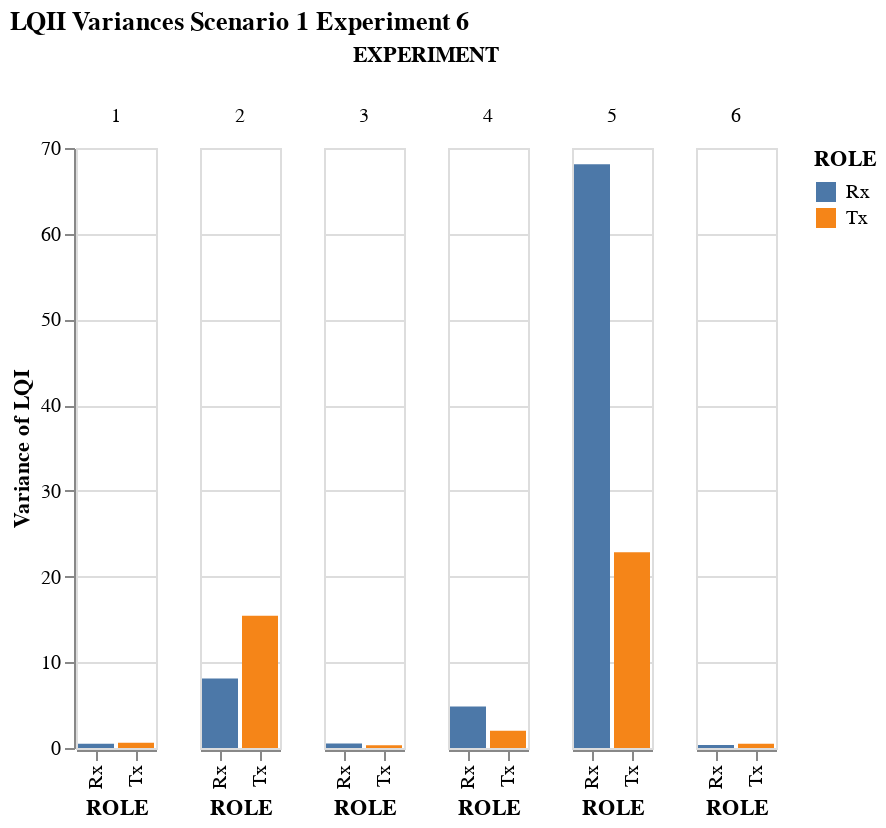

Here is the notebook cell this chart was saved with:
### Code cell
alt.Chart(LQI_df, title=f"LQII Variances Scenario 1 Experiment {experiment}").mark_bar().encode(
    x="ROLE:N",
    y="variance(LQI)",
    color="ROLE:N",
    column="EXPERIMENT:N"
)

### Figure 1 — Vega-Lite specification as saved in the notebook (floating-point values rounded to 4 significant figures; data arrays with more than 128 entries replaced by an {"elided": "..."} marker saying what was removed)
{"config": {"view": {"continuousWidth": 400, "continuousHeight": 300}}, "data": {"name": "data-6fa9d1993871fe904a9c01b6a11dd6a3"}, "mark": "bar", "encoding": {"color": {"field": "ROLE", "type": "nominal"}, "column": {"field": "EXPERIMENT", "type": "nominal"}, "x": {"field": "ROLE", "type": "nominal"}, "y": {"aggregate": "variance", "field": "LQI", "type": "quantitative"}}, "title": "LQII Variances Scenario 1 Experiment 6", "$schema": "https://vega.github.io/schema/vega-lite/v4.17.0.json", "datasets": {"data-6fa9d1993871fe904a9c01b6a11dd6a3": {"elided": "552 records"}}}
